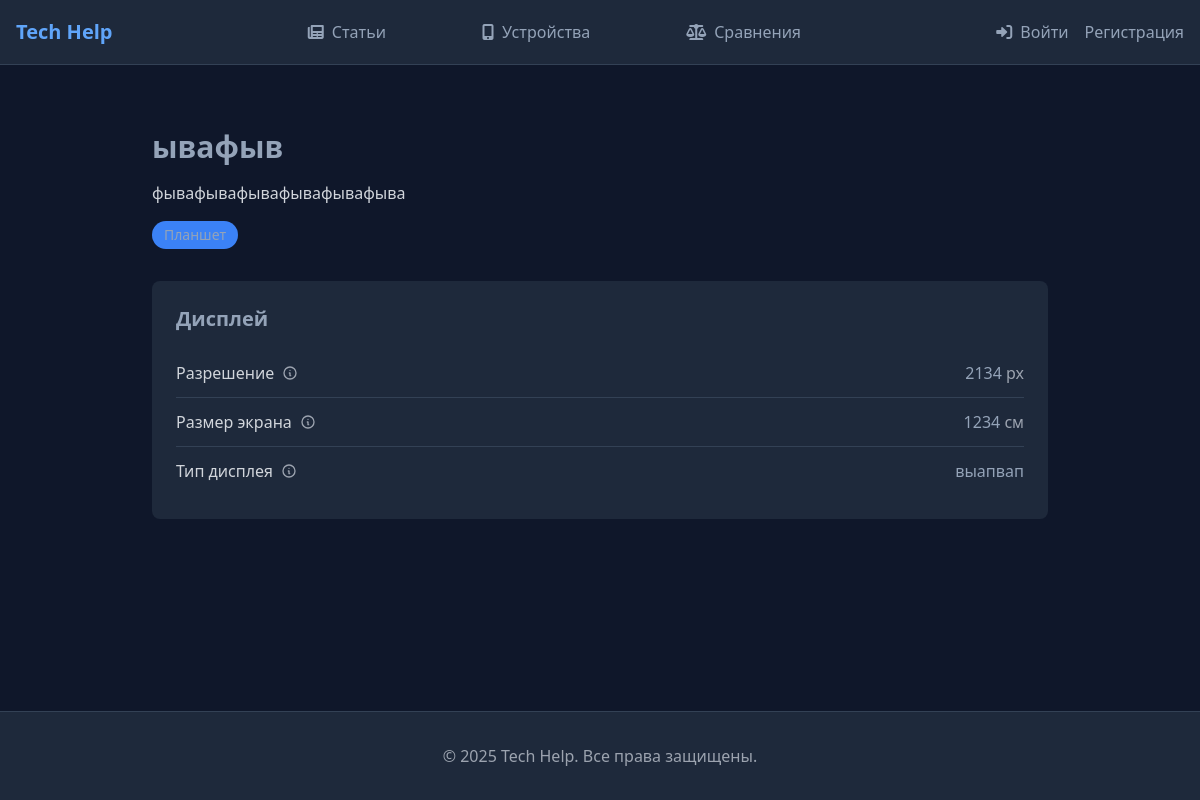
Page /comparisons/device/yvafyv/ on the committed database.
### comparisons/models.py (models this page shows, shortened)
class Device(models.Model):
    name = models.CharField(max_length=200, verbose_name='Название')
    slug = models.SlugField(unique=True, blank=True)
    description = models.TextField(verbose_name='Описание')
    main_image = models.ImageField(
        upload_to='devices/',
        verbose_name='Главное изображение',
        null=True,
        blank=True
    )
    category = models.ForeignKey(
        DeviceCategory,
        on_delete=models.SET_NULL,
        null=True,
        blank=True,
        verbose_name='Категория'
    )
    created_at = models.DateTimeField(auto_now_add=True, verbose_name='Дата создания')
    updated_at = models.DateTimeField(auto_now=True, verbose_name='Дата обновления')
    class Meta:
        ordering = ['-created_at']
        verbose_name = 'Устройство'
        verbose_name_plural = 'Устройства'

class DeviceCategory(models.Model):
    name = models.CharField(max_length=200, verbose_name='Название')
    slug = models.SlugField(unique=True, blank=True)
    class Meta:
        verbose_name = 'Категория устройств'
        verbose_name_plural = 'Категории устройств'

class SpecificationCategory(models.Model):
    name = models.CharField(max_length=100, verbose_name='Название')
    order = models.PositiveIntegerField(default=0, verbose_name='Порядок отображения')
    class Meta:
        verbose_name = 'Категория характеристик'
        verbose_name_plural = 'Категории характеристик'
        ordering = ['order']

class DeviceSpecification(models.Model):
    device = models.ForeignKey(
        'Device',
        on_delete=models.CASCADE,
        related_name='specifications',
        verbose_name='Устройство'
    )
    field = models.ForeignKey(
        SpecificationField,
        on_delete=models.CASCADE,
        verbose_name='Характеристика',
        null=True,
        blank=True
    )
    value = models.CharField(
        max_length=255,
        blank=True,
        verbose_name='Значение'
    )
    class Meta:
        verbose_name = 'Характеристика устройства'
        verbose_name_plural = 'Характеристики устройства'
        unique_together = ['device', 'field']

class SpecificationField(models.Model):
    category = models.ForeignKey(
        SpecificationCategory,
        on_delete=models.CASCADE,
        related_name='fields',
        verbose_name='Категория'
    )
    name = models.CharField(max_length=100, verbose_name='Название')
    description = models.TextField(
        blank=True,
        verbose_name='Описание',
        help_text='Объяснение характеристики'
    )
    unit = models.CharField(
        max_length=20,
        blank=True,
        verbose_name='Единица измерения',
        help_text='Например: мм, кг, МГц'
    )
    order = models.PositiveIntegerField(default=0, verbose_name='Порядок отображения')
    class Meta:
        verbose_name = 'Поле характеристики'
        verbose_name_plural = 'Поля характеристик'
        ordering = ['category', 'order']

### comparisons/views.py (the view)
# urls.py: path('device/<slug:slug>/', views.device_detail, name='device_detail'),
def device_detail(request, slug):
    device = get_object_or_404(Device, slug=slug)
    specifications = {}
    for category in SpecificationCategory.objects.all():
        specs = device.specifications.filter(field__category=category).select_related('field')
        if specs.exists():
            specifications[category] = specs
    return render(request, 'comparisons/device_detail.html', {
        'device': device,
        'specifications': specifications,
    })

### templates/comparisons/device_detail.html (shortened to what this page needs)
{% extends 'base.html' %}
{% load static %}
{% block extra_head %}
<link rel="stylesheet" href="https://cdn.jsdelivr.net/npm/swiper@8/swiper-bundle.min.css" />
{% endblock %}
{% block content %}
<div class="container mx-auto px-4 py-8">
    <div class="max-w-4xl mx-auto">
        <div class="mb-8">
            <h1 class="text-3xl font-bold mb-4">{{ device.name }}</h1>
            {% if device.description %}
            <p class="text-gray-300 mb-4">{{ device.description }}</p>
            {% endif %}
            <div class="flex items-center gap-4">
                {% if device.category %}
                <span class="px-3 py-1 bg-blue-500 text-sm rounded-full">
                    {{ device.category.name }}
                </span>
                {% endif %}
            </div>
        </div>
        <div class="space-y-6">
            {% for category, specs in specifications.items %}
            <div class="bg-slate-800 rounded-lg p-6">
                <h2 class="text-xl font-semibold mb-4">{{ category.name }}</h2>
                <div class="divide-y divide-slate-700">
                    {% for spec in specs %}
                    <div class="py-3 flex justify-between">
                        <div class="flex items-center gap-2">
                            <span class="text-gray-300">{{ spec.field.name }}</span>
                            {% if spec.field.description %}
                            <button type="button"
                                    class="text-gray-400 hover:text-gray-300"
                                    title="{{ spec.field.description }}">
                                <svg class="w-4 h-4" fill="none" stroke="currentColor" viewBox="0 0 24 24">
                                    <path stroke-linecap="round" stroke-linejoin="round" stroke-width="2"
                                          d="M13 16h-1v-4h-1m1-4h.01M21 12a9 9 0 11-18 0 9 9 0 0118 0z" />
                                </svg>
                            </button>
                            {% endif %}
                        </div>
                        <div class="text-right">
                            <span class="font-medium">
                                {{ spec.value }}
                                {% if spec.field.unit %}
                                <span class="text-gray-400">{{ spec.field.unit }}</span>
                                {% endif %}
                            </span>
                        </div>
                    </div>
                    {% endfor %}
                </div>
            </div>
            {% endfor %}
        </div>
    </div>
</div>
{% endblock %}

### templates/base.html (style rules this page uses)
body { color: #94a3b8; }

### rows in the picture
Device: name "ывафыв", description "фывафывафывафывафывафыва", category.name "Планшет"
SpecificationCategory: name "Дисплей"
DeviceSpecification: field.name "Разрешение", value "2134", field.unit "px"
DeviceSpecification: field.name "Размер экрана", value "1234", field.unit "см"
DeviceSpecification: field.name "Тип дисплея", value "выапвап"
